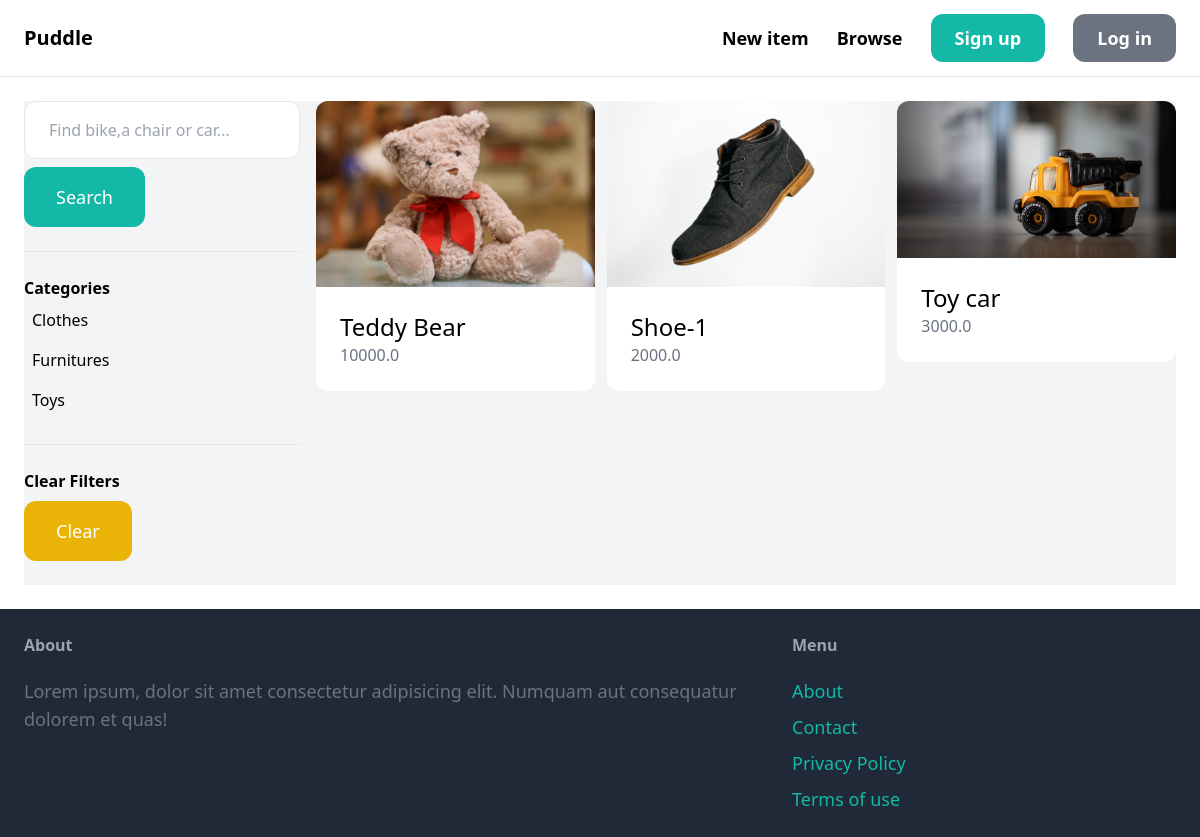
The app's page /items/, older data.
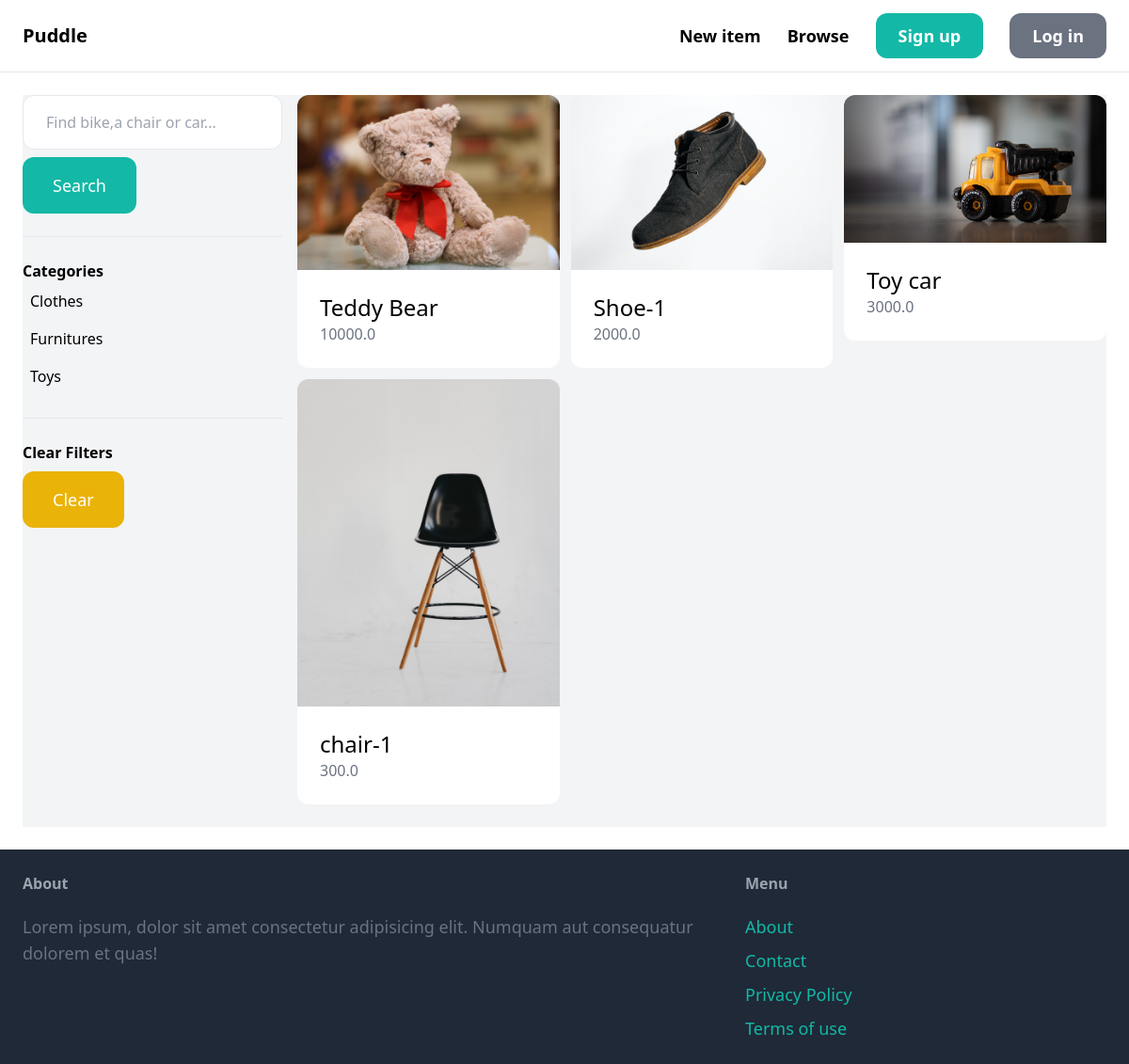
The same page, newer data.
### item/models.py (models this page shows, shortened)
class Category(models.Model):
    name = models.CharField(max_length=255)
    class Meta:
        ordering = ("name",)
        verbose_name_plural = "Categories"

class Item(models.Model):
    name = models.CharField(max_length=255)
    description = models.TextField(blank=True, null=True)
    price = models.FloatField()
    image = models.ImageField(upload_to="item_images", blank=True, null=True)
    is_sold = models.BooleanField(default=False)
    created_at = models.DateTimeField(auto_now_add=True)
    created_by = models.ForeignKey(User, related_name="items", on_delete=models.CASCADE)
    category = models.ForeignKey(
        Category, related_name="items", on_delete=models.CASCADE
    )

### item/views.py (the view)
# urls.py: path("", views.items, name="items"),
def items(request):
    query = request.GET.get("query", "")
    category_id = request.GET.get("category", 0)
    items = Item.objects.filter(is_sold=False)
    categories = Category.objects.all()
    if category_id:
        items = items.filter(category_id=category_id)
    if query:
        items = items.filter(Q(name__icontains=query) | Q(description__icontains=query))
    return render(
        request,
        "item/items.html",
        {
            "items": items,
            "query": query,
            "categories": categories,
            "category_id": int(category_id),
        },
    )

### item/templates/item/items.html (shortened to what this page needs)
{% extends "core/base.html" %}
{% block content %}
  <div class="pb-6 grid grid-cols-4 gap-4 bg-gray-100">
    <div class="col-span-1">
      <form action="{% url 'item:items' %}" method="get">
        <input name="query"
               class="w-full py-4 px-6 border rounded-xl"
               type="text"
               value="{{ query }}"
               placeholder="Find bike,a chair or car...">
        <button class="mt-2 py-4 px-8 text-lg bg-teal-500 text-white rounded-xl">Search</button>
      </form>
      <hr class="my-6">
      <p class="font-semibold">Categories</p>
      <ul>
        {% for category in categories %}
          <li id={{ category.id }} data-id={{ category_id }} class="py-2 px-2 rounded-xl{% if category_id == category.id %} bg-gray-200{% endif %}">
            <a href="{% url 'item:items' %}?query={{ query }}&category={{ category.id }}">{{ category.name }}</a>
          </li>
        {% endfor %}
      </ul>
      <hr class="my-6">
      <p class="font-semibold">Clear Filters</p>
      <ul>
        <li>
          <a href="{% url 'item:items' %}"
             class="mt-2 py-4 px-8 inline-block bg-yellow-500 text-lg rounded-xl text-white">Clear</a>
        </li>
      </ul>
    </div>
    <div class="col-span-3">
      <div class="grid grid-cols-3 gap-3">
        {% for item in items %}
          <div>
            <a href="{% url 'item:detail' item.id %}">
              <div>
                <img src="{{ item.image.url }}" alt="{{ item.name }}" class="rounded-t-xl">
              </div>
              <div class="p-6 bg-white rounded-b-xl">
                <h2 class="text-2xl">{{ item.name }}</h2>
                <p class="text-gray-500">{{ item.price }}</p>
              </div>
            </a>
          </div>
        {% endfor %}
      </div>
    </div>
  </div>
{% endblock content %}

Row changes from the older to the newer data that the page shows:
added Item: image (picture), name "chair-1", price "300.0"
